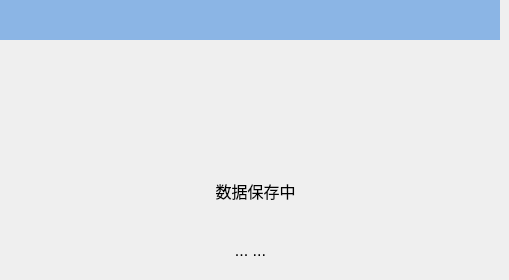
   <widget class="QWidget" name="page_8">
    <widget class="QLabel" name="label_tip1">
     <property name="geometry">
      <rect>
       <x>120</x>
       <y>170</y>
       <width>271</width>
       <height>41</height>
      </rect>
     </property>
     <property name="font">
      <font>
       <pointsize>12</pointsize>
      </font>
     </property>
     <property name="text">
      <string>数据保存中</string>
     </property>
     <property name="alignment">
      <set>Qt::AlignCenter</set>
     </property>
    </widget>
    <widget class="QLabel" name="label_76">
     <property name="geometry">
      <rect>
       <x>0</x>
       <y>0</y>
       <width>500</width>
       <height>40</height>
      </rect>
     </property>
     <property name="minimumSize">
      <size>
       <width>500</width>
       <height>40</height>
      </size>
     </property>
     <property name="maximumSize">
      <size>
       <width>500</width>
       <height>30</height>
      </size>
     </property>
     <property name="font">
      <font>
       <pointsize>16</pointsize>
      </font>
     </property>
     <property name="styleSheet">
      <string notr="true">QLabel{background-color:#8BB5E5;}</string>
     </property>
     <property name="text">
      <string/>
     </property>
     <property name="alignment">
      <set>Qt::AlignCenter</set>
     </property>
    </widget>
    <widget class="QLabel" name="label_77">
     <property name="geometry">
      <rect>
       <x>230</x>
       <y>70</y>
       <width>40</width>
       <height>40</height>
      </rect>
     </property>
     <property name="minimumSize">
      <size>
       <width>40</width>
       <height>40</height>
      </size>
     </property>
     <property name="maximumSize">
      <size>
       <width>40</width>
       <height>40</height>
      </size>
     </property>
     <property name="text">
      <string/>
     </property>
     <property name="pixmap">
      <pixmap resource="../resource.qrc">:/RunPage/runpage_images/alarm.png</pixmap>
     </property>
    </widget>
    <widget class="QLabel" name="label_tip2">
     <property name="geometry">
      <rect>
       <x>150</x>
       <y>230</y>
       <width>201</width>
       <height>41</height>
      </rect>
     </property>
     <property name="font">
      <font>
       <pointsize>12</pointsize>
      </font>
     </property>
     <property name="text">
      <string>... ...</string>
     </property>
     <property name="alignment">
      <set>Qt::AlignCenter</set>
     </property>
    </widget>
   </widget>
